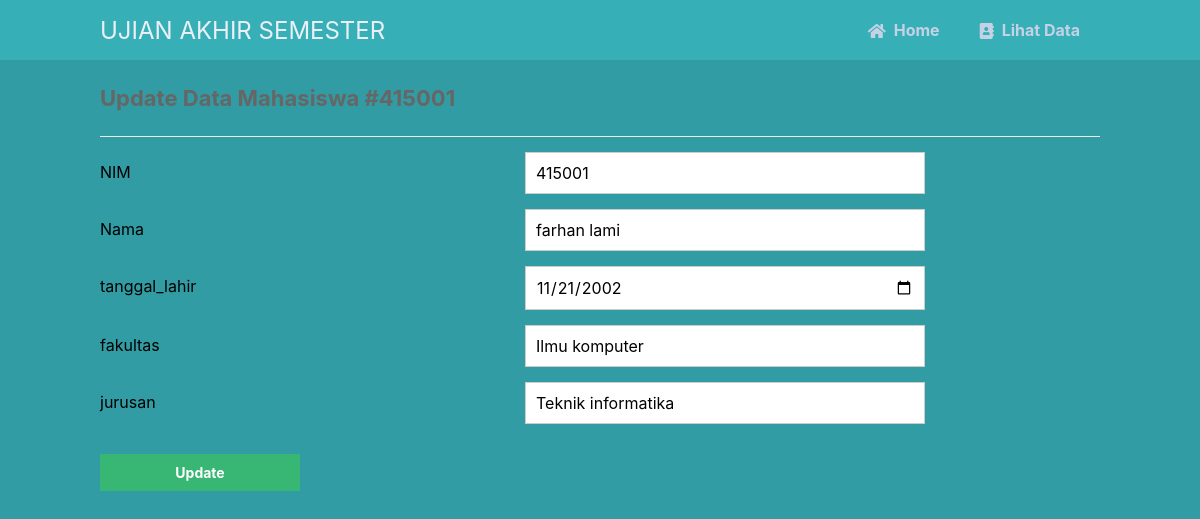
/update.php?id=415001, run on the app's committed database.
### tables this page shows
CREATE TABLE `mahasiswa` (
  `id` int(11) NOT NULL,
  `nama` varchar(25) NOT NULL,
  `tanggal_lahir` date NOT NULL,
  `fakultas` varchar(25) NOT NULL,
  `jurusan` varchar(25) NOT NULL
);

### update.php (the view, shortened to what this page needs)
<?php
include 'functions.php';
$pdo = pdo_connect_mysql();
if (isset($_GET['id'])) {
    $stmt = $pdo->prepare('SELECT * FROM mahasiswa WHERE id = ?');
    $stmt->execute([$_GET['id']]);
    $contact = $stmt->fetch(PDO::FETCH_ASSOC);
} else {
    exit('No NIM specified!');
}
?>
<?=template_header('Read')?>
<div class="content update">
	<h2>Update Data Mahasiswa #<?=$contact['id']?></h2>
    <form action="update.php?id=<?=$contact['id']?>" method="post">
        <label for="id">NIM</label>
        <input type="text" name="id" value="<?=$contact['id']?>" id="id">
        <label for="nama">Nama</label>
        <input type="text" name="nama" value="<?=$contact['nama']?>" id="nama">
        <label for="tanggal_lahir">tanggal_lahir</label>
        <input type="date" name="tanggal_lahir" value="<?=$contact['tanggal_lahir']?>" id="tanggal_lahir">
        <label for="fakultas">fakultas</label>
        <input type="text" name="fakultas" value="<?=$contact['fakultas']?>" id="fakultas">
        <label for="jurusan">jurusan</label>
        <input type="text" name="jurusan" value="<?=$contact['jurusan']?>" id="jurusan">
        <input type="submit" value="Update">
    </form>
</div>
<?=template_footer()?>

### style.css (style rules this page uses)
* { box-sizing: border-box; font-family: -apple-system, BlinkMacSystemFont, "segoe ui", roboto, oxygen, ubuntu, cantarell, "fira sans", "droid sans", "helvetica neue", Arial, sans-serif; font-size: 16px; -webkit-font-smoothing: antialiased; -moz-osx-font-smoothing: grayscale; }
body { background-color: #319ca3; margin: 0; }
.content { width: 1000px; margin: 0 auto; }
.content h2 { margin: 0; padding: 25px 0; font-size: 22px; border-bottom: 1px solid #ebebeb; color: #666666; }
.update form { padding: 15px 0; display: flex; flex-flow: wrap; }
.update form label { display: inline-flex; width: 400px; padding: 10px 0; margin-right: 25px; }
.update form input { padding: 10px; width: 400px; margin-right: 25px; margin-bottom: 15px; border: 1px solid #cccccc; }
.update form input[type="submit"] { display: block; background-color: #38b673; border: 0; font-weight: bold; font-size: 14px; color: #FFFFFF; cursor: pointer; width: 200px; margin-top: 15px; }

### data on the page
mahasiswa: id "415001", nama "farhan lami", tanggal_lahir "11/21/2002", fakultas "Ilmu komputer", jurusan "Teknik informatika"
